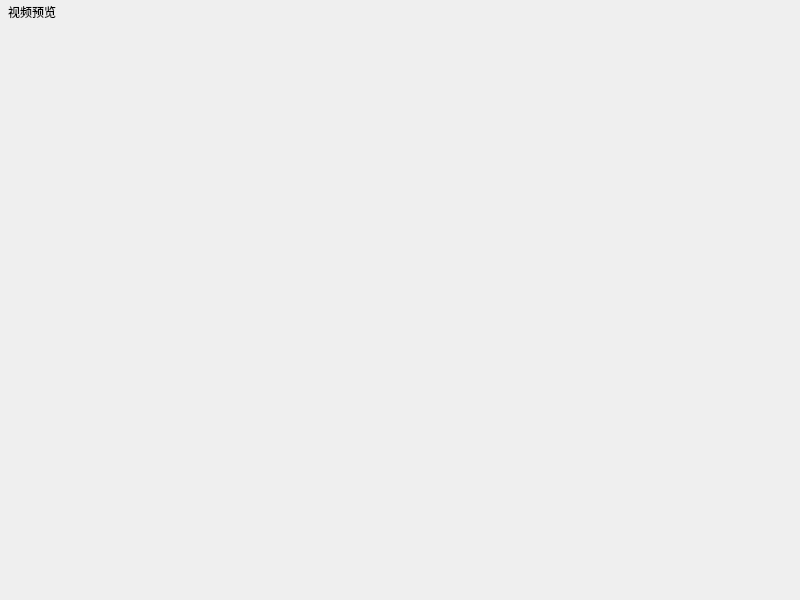
<?xml version="1.0" encoding="UTF-8"?>
<ui version="4.0">
 <class>frmVideoPreview</class>
 <widget class="QDialog" name="frmVideoPreview">
  <property name="geometry">
   <rect>
    <x>0</x>
    <y>0</y>
    <width>800</width>
    <height>600</height>
   </rect>
  </property>
  <property name="windowTitle">
   <string>Form</string>
  </property>
  <layout class="QVBoxLayout" name="verticalLayout">
   <property name="spacing">
    <number>0</number>
   </property>
   <property name="leftMargin">
    <number>1</number>
   </property>
   <property name="topMargin">
    <number>1</number>
   </property>
   <property name="rightMargin">
    <number>1</number>
   </property>
   <property name="bottomMargin">
    <number>1</number>
   </property>
   <item>
    <widget class="QWidget" name="widgetTitle" native="true">
     <property name="sizePolicy">
      <sizepolicy hsizetype="Preferred" vsizetype="Fixed">
       <horstretch>0</horstretch>
       <verstretch>0</verstretch>
      </sizepolicy>
     </property>
     <layout class="QHBoxLayout" name="horizontalLayout_2">
      <property name="spacing">
       <number>0</number>
      </property>
      <property name="leftMargin">
       <number>0</number>
      </property>
      <property name="topMargin">
       <number>0</number>
      </property>
      <property name="rightMargin">
       <number>0</number>
      </property>
      <property name="bottomMargin">
       <number>0</number>
      </property>
      <item>
       <widget class="QLabel" name="labIco">
        <property name="text">
         <string/>
        </property>
        <property name="alignment">
         <set>Qt::AlignCenter</set>
        </property>
       </widget>
      </item>
      <item>
       <widget class="QLabel" name="labTitle">
        <property name="sizePolicy">
         <sizepolicy hsizetype="Expanding" vsizetype="Preferred">
          <horstretch>0</horstretch>
          <verstretch>0</verstretch>
         </sizepolicy>
        </property>
        <property name="styleSheet">
         <string notr="true"/>
        </property>
        <property name="text">
         <string>视频预览</string>
        </property>
        <property name="alignment">
         <set>Qt::AlignLeading|Qt::AlignLeft|Qt::AlignVCenter</set>
        </property>
       </widget>
      </item>
      <item>
       <widget class="QWidget" name="widgetMenu" native="true">
        <property name="sizePolicy">
         <sizepolicy hsizetype="Minimum" vsizetype="Preferred">
          <horstretch>0</horstretch>
          <verstretch>0</verstretch>
         </sizepolicy>
        </property>
        <layout class="QHBoxLayout" name="horizontalLayout">
         <property name="spacing">
          <number>0</number>
         </property>
         <property name="leftMargin">
          <number>0</number>
         </property>
         <property name="topMargin">
          <number>0</number>
         </property>
         <property name="rightMargin">
          <number>0</number>
         </property>
         <property name="bottomMargin">
          <number>0</number>
         </property>
         <item>
          <spacer name="horizontalSpacer">
           <property name="orientation">
            <enum>Qt::Horizontal</enum>
           </property>
           <property name="sizeType">
            <enum>QSizePolicy::Minimum</enum>
           </property>
           <property name="sizeHint" stdset="0">
            <size>
             <width>10</width>
             <height>0</height>
            </size>
           </property>
          </spacer>
         </item>
         <item>
          <widget class="QPushButton" name="btnMenu_Close">
           <property name="sizePolicy">
            <sizepolicy hsizetype="Minimum" vsizetype="Expanding">
             <horstretch>0</horstretch>
             <verstretch>0</verstretch>
            </sizepolicy>
           </property>
           <property name="cursor">
            <cursorShape>ArrowCursor</cursorShape>
           </property>
           <property name="focusPolicy">
            <enum>Qt::NoFocus</enum>
           </property>
           <property name="text">
            <string/>
           </property>
           <property name="flat">
            <bool>true</bool>
           </property>
          </widget>
         </item>
        </layout>
       </widget>
      </item>
     </layout>
    </widget>
   </item>
   <item>
    <widget class="QWidget" name="widget" native="true">
     <layout class="QHBoxLayout" name="horizontalLayout_3">
      <property name="spacing">
       <number>0</number>
      </property>
      <property name="leftMargin">
       <number>0</number>
      </property>
      <property name="topMargin">
       <number>0</number>
      </property>
      <property name="rightMargin">
       <number>0</number>
      </property>
      <property name="bottomMargin">
       <number>0</number>
      </property>
     </layout>
    </widget>
   </item>
  </layout>
 </widget>
 <resources/>
 <connections/>
</ui>
